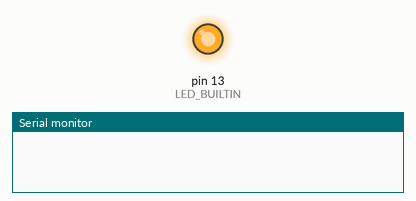
This sketch was run on a simulated Arduino Uno, built with avr-gcc and run on an emulated ATmega328P. Parts: output pins drawn as LEDs (lit = HIGH), the last lines printed to the serial monitor.

Above: at 0.2 s.
At 31.67 s:
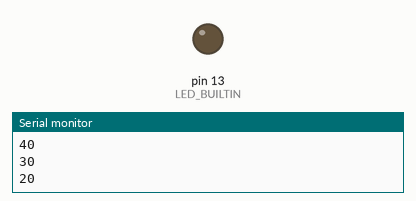
Timing chart, 0 to 33.6 s (numbered marks = the images above):
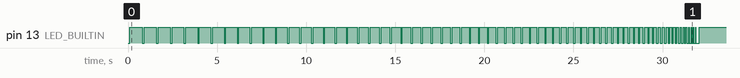

Measured:
- by itself, pin 13 (LED_BUILTIN): LOW → HIGH at 0.10 s, → LOW 0.70 s later, → HIGH 0.10 s later, → LOW 0.69 s later, … (141 changes in this stretch)

The sketch:

buzzer_basic.ino
```cpp
void setup() {

  pinMode(LED_BUILTIN, OUTPUT);
  Serial.begin(9600);
}
char received;
int t = 700,done=0;
void loop()
{


    digitalWrite(LED_BUILTIN, LOW);   // turn the LED on (HIGH is the voltage level)
    delay(100);                       // wait for a second
    digitalWrite(LED_BUILTIN, HIGH);    // turn the LED off by making the voltage LOW
    delay(t);                       // wait for a second

    t=t-10;


  Serial.println(t);


//  if (Serial.available() > 0)
//   { received = Serial.read();
//    done=1;}
//
//  if (done==1)
//  {
//  if (received == 'A')
//  { digitalWrite(LED_BUILTIN, HIGH);
//    delay(500);
//  }
//  if (received == 'B')
//  { digitalWrite(LED_BUILTIN, LOW);
//    delay(500);
//  }done=0;
//  }

}
```
